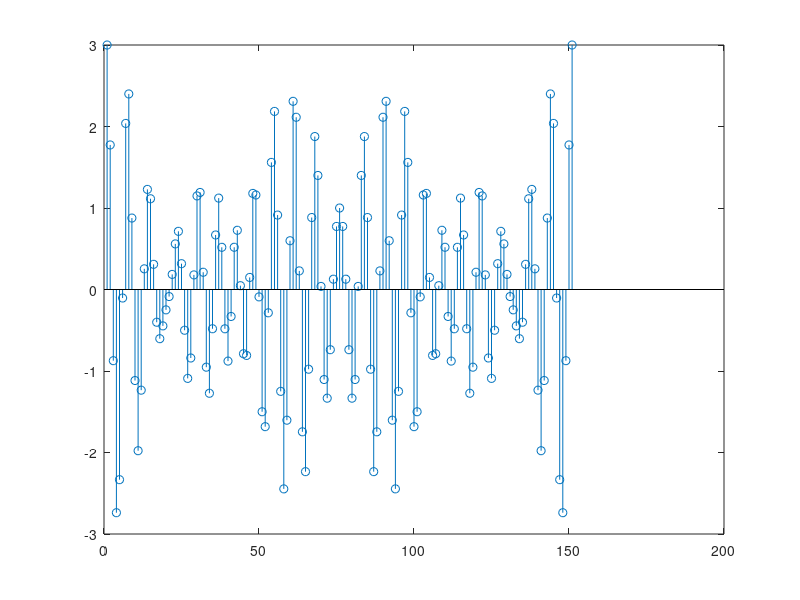
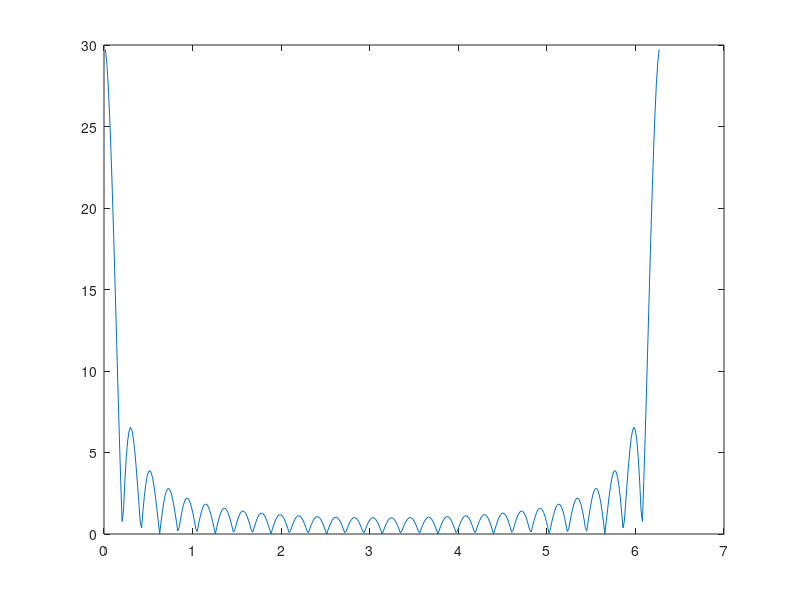
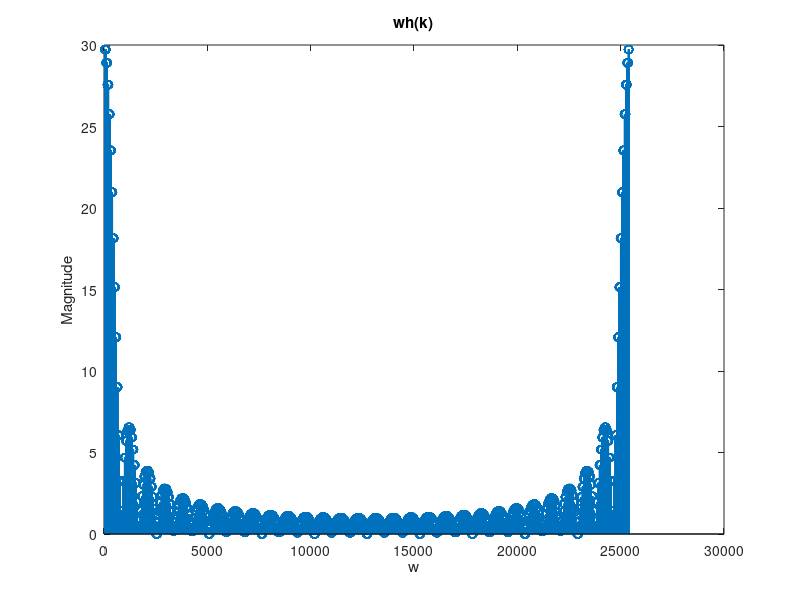
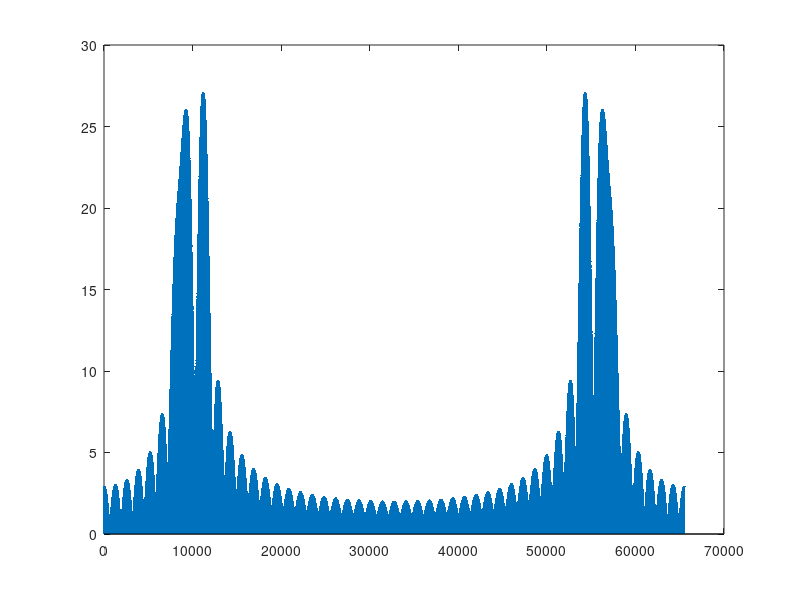

Reproduce these figures in MATLAB, in order.
L = 30;
N = 400;
F1 = 200;
F2 = 220;
F3 = 250;

delta = 1;
point_dft = 2 ^ 16;
true_range = 2 * pi * (0:delta:N - 1) / N;
%true_range = pi*(0.0:delta:1.0);
signal_range = 0.0 : 1/1500 : 0.1;
x_t = cos(2 * pi * F1 * signal_range) + cos(2 * pi * F2 * signal_range) + cos(2 * pi * F3 * signal_range);
figure(1);
stem(x_t);
sampling_range = 2*pi*(0.0:1:N)/N;
w_r_n = exp(-1j * true_range * (L - 1)) .* sin(true_range * L / 2) ./ sin(true_range / 2);
figure(2);
plot(true_range, abs(w_r_n));
w_r_k = w_r_n(1:(2*pi/N)/delta:end);
figure(3);
stem(abs(w_r_k))
xlabel('w');
ylabel('Magnitude');
title('wh(k)')

figure(4);
x_rect_windowed = x_t(1:50);
x_rect_windowed_fft = fft(x_rect_windowed, point_dft);
stem(abs(x_rect_windowed_fft),'.');

L = 50;
w_r_n = exp(-1j * true_range * (L - 1)) .* sin(true_range * L / 2) ./ sin(true_range / 2);
figure(5);
plot(true_range, abs(w_r_n));

figure(6);
x_rect_windowed = x_t(1:100);
x_rect_windowed_fft = fft(x_rect_windowed, point_dft);
stem(abs(x_rect_windowed_fft),'.');

L = 100;
w_r_n = exp(-1j * true_range * (L - 1)) .* sin(true_range * L / 2) ./ sin(true_range / 2);
figure(7);
plot(true_range, abs(w_r_n));

figure(8);
x_rect_windowed = x_t(1:150);
x_rect_windowed_fft = fft(x_rect_windowed, point_dft);
stem(abs(x_rect_windowed_fft),'.');

L = 150;
w_r_n = exp(-1j * true_range * (L - 1)) .* sin(true_range * L / 2) ./ sin(true_range / 2);
figure(9);
plot(true_range, abs(w_r_n));

L = 30;
true_range1 = true_range;
w_h_n1 = 0.5 * exp(-1j * true_range1 * (L - 1)) .* sin(true_range1 * L / 2) ./ sin(true_range1 / 2);
true_range2 = true_range - (2 * pi / (L - 1));
w_h_n2 = 0.25 * exp(-1j * true_range2 * (L - 1)) .* sin(true_range2 * L / 2) ./ sin(true_range2 / 2);
true_range3 = true_range + (2 * pi / (L - 1));
w_h_n3 = 0.25 * exp(-1j * true_range3 * (L - 1)) .* sin(true_range3 * L / 2) ./ sin(true_range3 / 2);

w_h_n = w_h_n1 - w_h_n2 - w_h_n3;
figure(10);
plot(true_range, abs(w_h_n));
